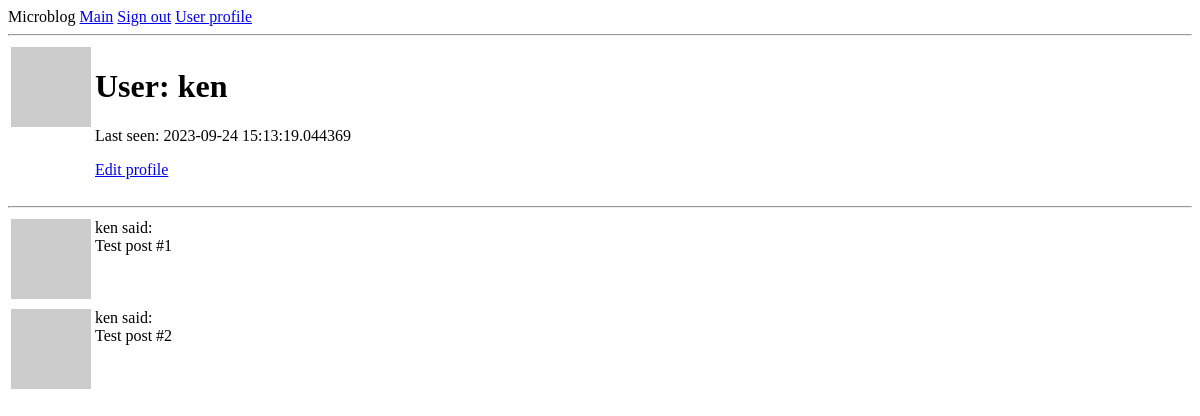
The app's page /user/ken (signed in), older data.
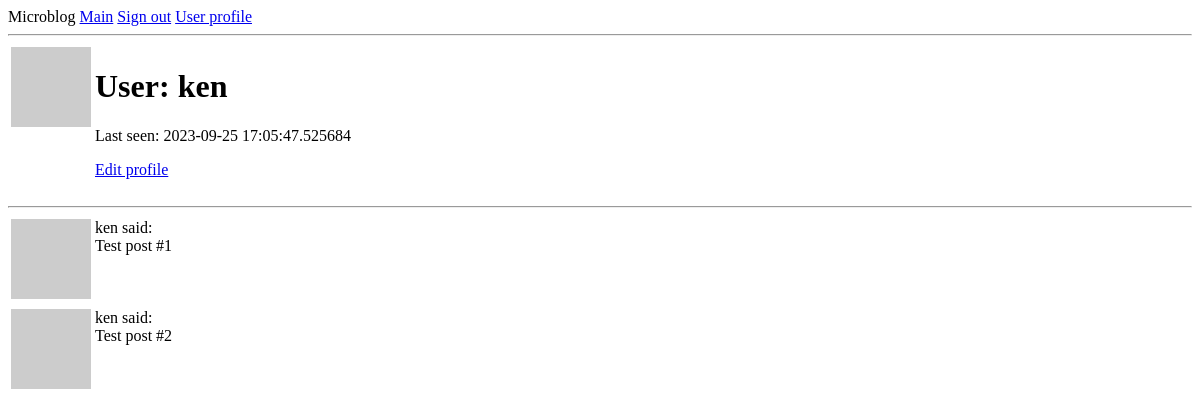
The same page, newer data.
### app/models.py (models this page shows, shortened)
class User(db.Model, UserMixin):
    id = db.Column(db.Integer, primary_key=True)
    username = db.Column(db.String(64), index = True, unique = True)
    email = db.Column(db.String(120), index = True, unique = True)
    password_hash = db.Column(db.String(128))
    posts = db.relationship('Post', backref='author', lazy='dynamic')
    about_me = db.Column(db.String(140))
    last_seen = db.Column(db.DateTime, default = datetime.utcnow)
    def avatar(self, size):
        digest = md5(self.email.lower().encode('utf-8')).hexdigest()
        return 'https://www.gravatar.com/avatar/{}?d=identicon&s={}'.format(digest, size)

### app/routes.py (the view)
@app.route('/user/<username>')
@login_required
def user(username):
    user = User.query.filter_by(username=username).first_or_404()
    posts = [
        {'author': user, 'body': 'Test post #1'},
        {'author': user, 'body': 'Test post #2'}
    ]
    return render_template('user.html', user=user, posts=posts)

### app/models.py (called while the page is built)
@login.user_loader
def load_user(id):
    return User.query.get(int(id))

### app/routes.py (called while the page is built)
@app.before_request
def before_request():
    if current_user.is_authenticated:
        current_user.last_seen = datetime.utcnow()
        db.session.commit()

### app/templates/user.html (shortened to what this page needs)
{% extends 'base.html' %}
{% block content %}
    <table>
        <tr valign="top">
            <td><img src="{{ user.avatar(164) }}"></td>
            <td>
                <h1>User: {{ user.username }}</h1>
                {% if user.last_seen %}<p>Last seen: {{ user.last_seen }}</p>{% endif %}
                {% if user == current_user %}
                <p><a href="{{ url_for('edit_profile') }}">Edit profile</a></p>
                {% endif %}
            </td>
        </tr>
    </table>
    <hr>
    {% for post in posts %}
        {% include '_post.html' %}
    {% endfor %}
{% endblock %}

### app/templates/base.html (shortened to what this page needs)
<!DOCTYPE html>
<html lang="en">
<head>
</head>
<body>
    <div>Microblog
        <a href="{{ url_for('index') }}">Main</a>
        {% if current_user.is_anonymous %}
        <a href="{{ url_for('login') }}">Sign in</a>
        {% else %}
        <a href="{{ url_for('logout') }}">Sign out</a>
        <a href="{{ url_for('user', username=current_user.username) }}">User profile</a>
        {% endif %}
    </div>
    <hr>
    {% block content %}
    {% endblock %}
</body>
</html>

### app/templates/_post.html
<table>
    <tr valign='top'>
        <td><img src="{{ post.author.avatar(32) }}"></td>
        <td>{{ post.author.username }} said: <br> {{ post.body }}</td>
    </tr>
</table>

Row changes from the older to the newer data that the page shows:
changed User "ken": last_seen "2023-09-24 15:13:19.044369" → "2023-09-25 17:05:47.525684"
